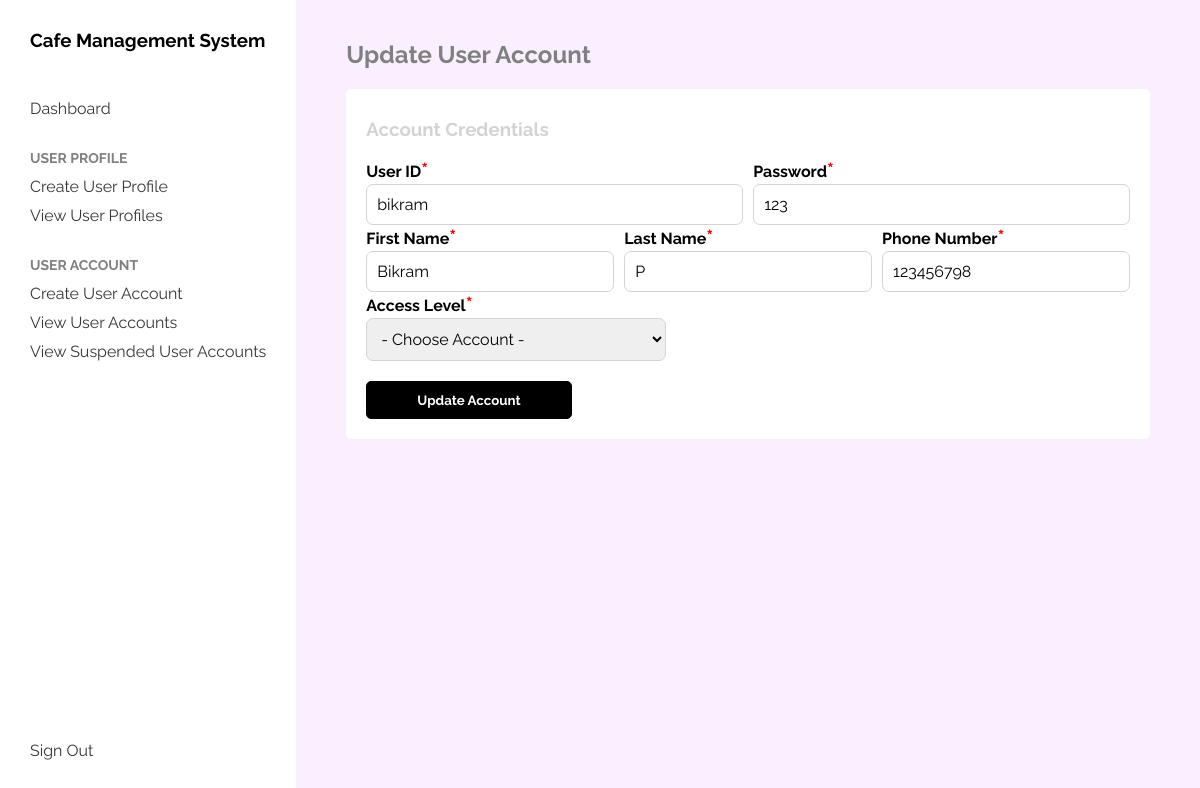
Page /admin/update-user-account/1 (signed in) on the committed database.
### tables this page shows
CREATE TABLE user (
	id INTEGER NOT NULL, 
	first_name VARCHAR(30), 
	last_name VARCHAR(30), 
	"desc" TEXT, 
	phone VARCHAR(20), 
	user_id VARCHAR(30), 
	password VARCHAR(50), 
	user_type VARCHAR(10), 
	role VARCHAR(20), 
	account_status VARCHAR(10), job_title VARCHAR(255), 
	PRIMARY KEY (id)
);

### application/boundary/system_admin.py (the view, shortened to what this page needs)
@admin.route("/update-user-account/<int:account_id>", methods=['GET', 'POST'])
def update_user_account(account_id):
    userAccount = SearchUserAccountByRowIdController()
    user = userAccount.searchUserAccount(account_id)
    return render_template("system_admin/create_user_account.html"
                           , user=user
                           , page_type="UPDATE"
                           , title="Update User Account"
                           , ACCESS_LEVELS=ACCESS_LEVELS)

### application/boundary/system_admin.py (called while the page is built)
@admin.before_request
def check_user_validity():
    if 'user_id' not in session:
        return redirect(url_for("boundary.auth.login"))
    if session['user_type'] != SYSTEM_ADMIN:
        return abort(403)

### application/control/UserAccountController.py (called while the page is built)
    def searchUserAccount(self, row_id):
        return self.entity.searchUserByRowId(row_id)

### application/entity/UserAccountEntity.py (called while the page is built)
    def searchUserByRowId(self, row_id):
        query = f"SELECT id, user_id, password, first_name, last_name, phone, user_type FROM USER where id={row_id}"
        rows = self.cursor.execute(query).fetchone()
        return rows

### application/boundary/templates/system_admin/create_user_account.html (shortened to what this page needs)
{% extends 'system_admin/base.html' %}
{% block styles %}
    <link rel="stylesheet" href="{{ url_for("boundary.static", filename='admin/create_user_account.css') }}">
{% endblock styles %}
{% block content %}
    {% set url = url_for('boundary.admin.create_user_account') if not page_type else url_for('boundary.admin.update_user_account', account_id=user[0]) %}
    <form class="flex-column" method="POST" action="{{ url }}">
        <h3 class="section__heading">Account Credentials</h3>
        <div class="form__name">
            <div class="form__input flex-column">
                <label class="required">User ID</label>
                <input type="text" name="user_id" required value="{{ user[1] if user else "" }}">
            </div>
            <div class="form__input flex-column">
                <label class="required">Password</label>
                <input type="text" name="password" required value="{{ user[2] if user else "" }}">
            </div>
        </div>
        <div class="form__name">
            <div class="form__input flex-column">
                <label class="required">First Name</label>
                <input type="text" name="fname" value="{{ user[3] if user else "" }}" required>
            </div>
            <div class="form__input flex-column">
                <label class="required">Last Name</label>
                <input type="text" name="lname" value="{{ user[4] if user else "" }}" required>
            </div>
            <div class="form__input flex-column">
                <label class="required">Phone Number</label>
                <input type="text" name="phone" value="{{ user[5] if user else "" }}" required>
            </div>
        </div>
        <div class="form__input form_block flex-column">
            <label class="required">Access Level</label>
            <select required name="access_level">
                <option value="">- Choose Account -</option>
            </select>
        </div>
        <div class="form__name">
            <div class="form__submit">
                <input type="submit" value="{{ "Update Account" if user else "Add Account" }}">
            </div>
        </div>
    </form>
{% endblock content %}

### application/boundary/assets/admin/create_user_account.css (style rules this page uses)
.form__name { display: flex; gap: 10px; }
.form__name .form__input { flex: 1; }
.form_block * { display: block; }
.form_block select { width: 300px; }
.section__heading { color: lightgrey; }
.form__input label { font-weight: bold; margin-bottom: 2px; }
.form__input input, .form_block select { padding: 10px; font-size: 16px; border-radius: 7px; outline: none; border: 1px solid lightgrey; }
.form__submit input { display: block; padding: 10px 50px; margin-top: 20px; border-radius: 5px; outline: none; border: 1px solid black; background-color: black; color: white; font-weight: bold; cursor: pointer; }

### application/boundary/assets/base.css (style rules this page uses)
* { font-family: 'Raleway', sans-serif; box-sizing: border-box; }
body { margin: 0; }
.flex-column { display: flex; flex-direction: column; }
.required::after { content: "*"; color: red; font-size: 20px; }

### rows in the picture
user: user_id "bikram", password "123", fname "Bikram", lname "P", phone "123456798"

### other values in the picture
{{ title }} "Update User Account"
